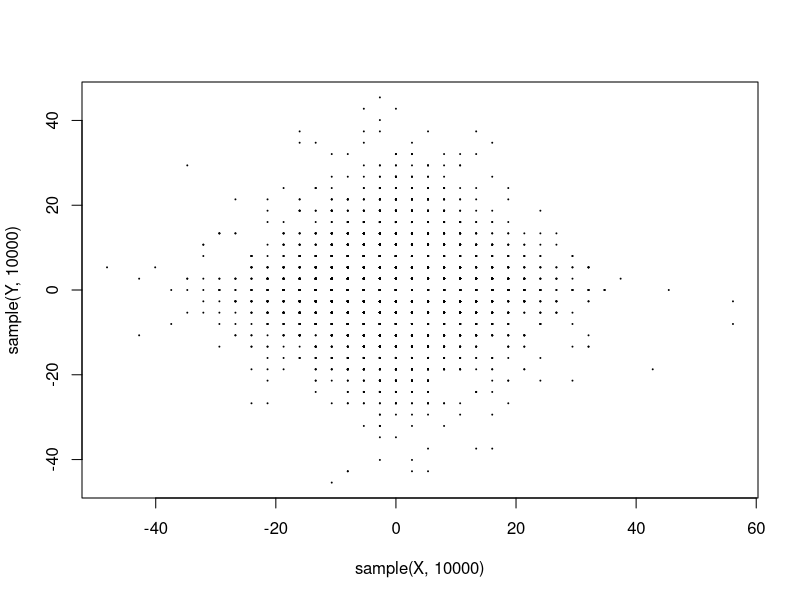
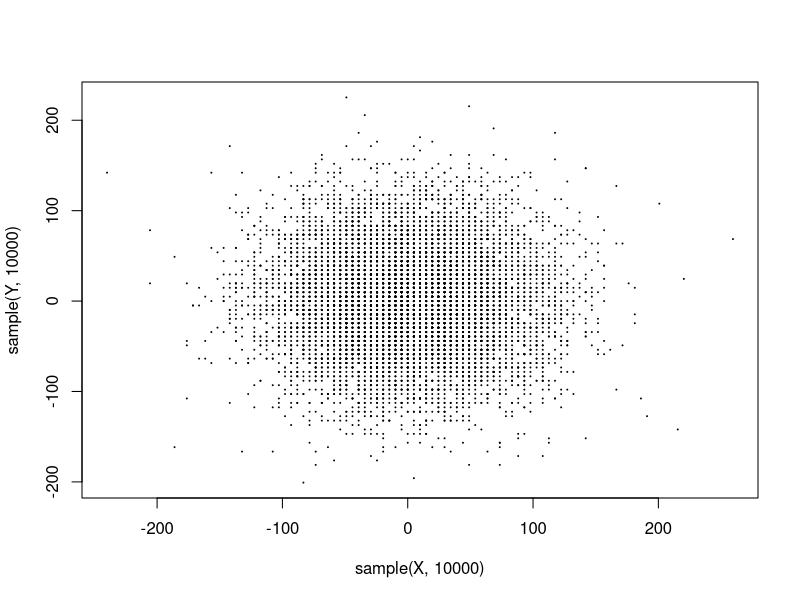

Recreate these plots in R, in order.
library(rmutil)
## Nota: ainda falta arredondamento devido à quadrícula
## Para uma densidade de 1400 individuos/ha qual a distancia entre os individuos
d_ind_MA  <- 100/sqrt(1400)
## Estimando quantis de distancia para coordenadas sorteadas independentes de laplacianas
sigma <- 4 ## valor de kernel 
b <- sigma*sqrt(2) ## relação entre sigma e b, a variância da laplaciana
X <- d_ind_MA * round(rlaplace(1e6, s=b) / d_ind_MA) # gerando 1e6 valores de uma distribuição laplaciana e convertendo para a distância em metros
Y <- d_ind_MA * round(rlaplace(1e6, s=b) / d_ind_MA) # idem para Y
dist_MA <- sqrt(X^2+Y^2) # distância euclidiana de cada ponto, 
## Plot de um amostra de pontos
plot(sample(X,1e4), sample(Y,1e4), cex=0.1)
## Quantis de distancia
quantile(dist_MA, seq(0,1,by=0.05))
length(dist_MA[dist_MA==0]) / length(dist_MA)
mean(dist_MA)

## Para kernel Gaussiano
## Distancia entre individos em BCI: 20852 individuos em 50 ha
d_ind_BCI  <- 100/sqrt(20852/50)
X <- d_ind_BCI * round(rnorm(1e6, sd=55) / d_ind_BCI)
Y <- d_ind_BCI * round(rnorm(1e6, sd=55) / d_ind_BCI)
dist_BCI <- sqrt(X^2+Y^2)
x11()
plot(sample(X,1e4), sample(Y,1e4), cex=0.1)
summary(dist_BCI)
## Quantis de distancia
quantile(dist_BCI, seq(0,1,by=0.05))
length(dist_BCI[dist_BCI==0]) / length(dist_BCI)
mean(dist_BCI)
